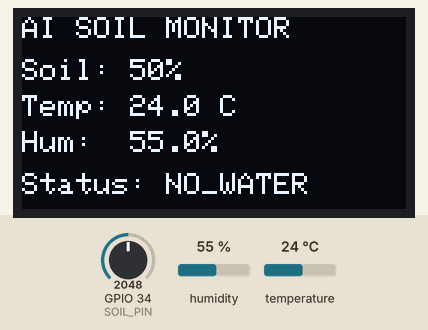
Recording of a sketch running on a simulated ESP32. Parts: 128×64 one-colour display. Inputs (shaded band) come from the test bench; at power-on: humidity 55 %, GPIO 34 (SOIL_PIN) = 2048, temperature 24 °C (analog values on the 0–4095 scale). What the sketch prints to the serial monitor is not drawn.

Above: at 3.2 s.
3.3 s: humidity set to 22 %
At 5.4 s:
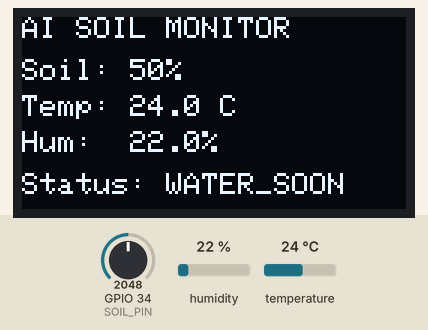
6.0 s: GPIO 34 (SOIL_PIN) set to 837
At 7.1 s:
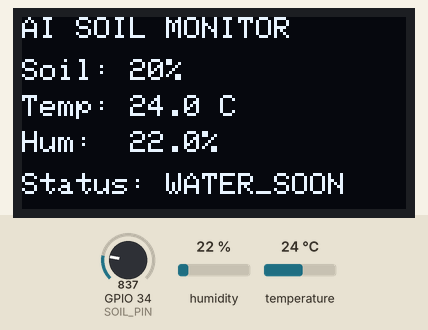
8.7 s: GPIO 34 (SOIL_PIN) set to 725
At 11.4 s:
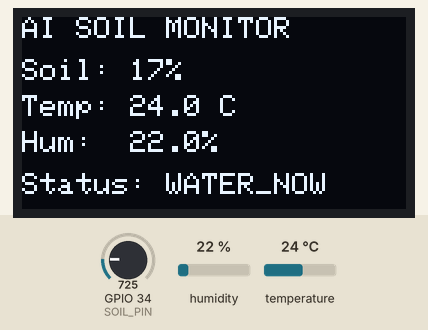
11.7 s: temperature set to 12 °C
At 13.2 s:
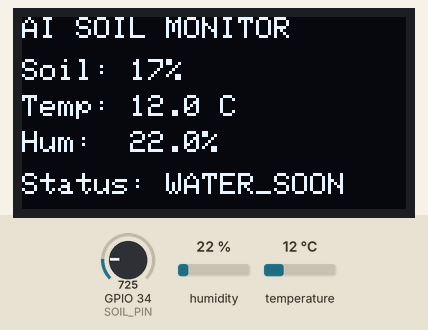
14.4 s: humidity set to 40 %
At 17.5 s:
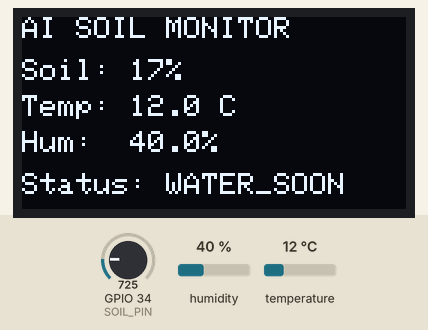
17.8 s: GPIO 34 (SOIL_PIN) set to 491
At 19.3 s:
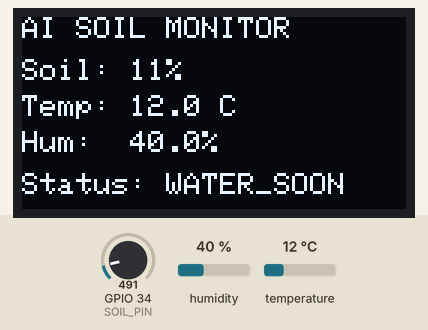
Timing chart, 0 to 20.8 s (numbered marks = the images above; inputs shaded):
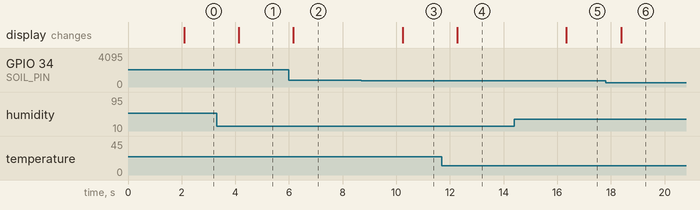

The sketch:

sketch.ino
```cpp
#include <Wire.h>
#include <Adafruit_GFX.h>
#include <Adafruit_SSD1306.h>
#include <DHT.h>
#include "soil_svm.h"

// =========================
// PIN DEFINITIONS
// =========================

// Soil moisture (potentiometer)
#define SOIL_PIN 34

// DHT22
#define DHT_PIN 4
#define DHT_TYPE DHT22

// OLED
#define OLED_SDA 21
#define OLED_SCL 22
#define SCREEN_WIDTH 128
#define SCREEN_HEIGHT 64
#define OLED_ADDRESS 0x3C

// =========================
// OBJECTS
// =========================

DHT dht(DHT_PIN, DHT_TYPE);

Adafruit_SSD1306 display(
  SCREEN_WIDTH,
  SCREEN_HEIGHT,
  &Wire,
  -1
);

// =========================
// SETUP
// =========================

void setup() {

  Serial.begin(115200);

  // ADC resolution
  analogReadResolution(12);

  // Start DHT22
  dht.begin();

  // Start OLED
  Wire.begin(OLED_SDA, OLED_SCL);

  if (!display.begin(
        SSD1306_SWITCHCAPVCC,
        OLED_ADDRESS
      )) {

    Serial.println("OLED not detected!");

    while (true);
  }

  // Initial OLED screen
  display.clearDisplay();

  display.setTextSize(1);
  display.setTextColor(SSD1306_WHITE);

  display.setCursor(0, 0);
  display.println("AI SOIL MONITOR");

  display.setCursor(0, 20);
  display.println("Initializing...");

  display.display();

  delay(2000);
}

// =========================
// LOOP
// =========================

void loop() {

  // -------------------------
  // READ SOIL MOISTURE
  // -------------------------

  int soilRaw = analogRead(SOIL_PIN);

  // Convert raw ADC to percentage
  int soilMoisture = map(
    soilRaw,
    0,
    4095,
    0,
    100
  );

  soilMoisture = constrain(
    soilMoisture,
    0,
    100
  );

  // -------------------------
  // READ DHT22
  // -------------------------

  float temperature = dht.readTemperature();
  float humidity = dht.readHumidity();

  // Check DHT22
  if (isnan(temperature) || isnan(humidity)) {

    Serial.println("DHT22 reading failed!");

    display.clearDisplay();

    display.setCursor(0, 0);
    display.println("AI SOIL MONITOR");

    display.setCursor(0, 20);
    display.println("DHT22 ERROR");

    display.display();

    delay(2000);

    return;
  }

  // -------------------------
  // DETERMINE STATUS
  // -------------------------

  // Trained RBF SVM inference runs directly on the ESP32.
  String status = predictSoil(soilMoisture, temperature, humidity);

  // =========================
  // SERIAL MONITOR
  // =========================

  Serial.println("========================");

  Serial.print("Soil Raw: ");
  Serial.println(soilRaw);

  Serial.print("Soil Moisture: ");
  Serial.print(soilMoisture);
  Serial.println("%");

  Serial.print("Temperature: ");
  Serial.print(temperature);
  Serial.println(" C");

  Serial.print("Humidity: ");
  Serial.print(humidity);
  Serial.println("%");

  Serial.print("Status: ");
  Serial.println(status);

  // =========================
  // OLED DISPLAY
  // =========================

  display.clearDisplay();

  display.setTextSize(1);
  display.setTextColor(SSD1306_WHITE);

  // Title
  display.setCursor(0, 0);
  display.println("AI SOIL MONITOR");

  // Soil
  display.setCursor(0, 14);
  display.print("Soil: ");
  display.print(soilMoisture);
  display.println("%");

  // Temperature
  display.setCursor(0, 26);
  display.print("Temp: ");
  display.print(temperature, 1);
  display.println(" C");

  // Humidity
  display.setCursor(0, 38);
  display.print("Hum:  ");
  display.print(humidity, 1);
  display.println("%");

  // Status
  display.setCursor(0, 52);
  display.print("Status: ");
  display.println(status);

  display.display();

  delay(2000);
}
```

Source omitted: soil_svm.h (92106 bytes)

Measured:
- the behaviour switches between 779 and 778 on GPIO 34 (SOIL_PIN) (found by bisection; images 2 and 3)
- after the input at 3.3 s, the display: changes after 0.83 s (image 1)
- after the input at 6.0 s, the display: changes after 0.16 s (image 2)
- after the input at 8.7 s, the display: changes after 1.5 s (image 3)
- after the input at 11.7 s, the display: changes after 0.57 s (image 4)
- after the input at 14.4 s, the display: changes after 1.9 s (image 5)
- after the input at 17.8 s, the display: changes after 0.58 s (image 6)
